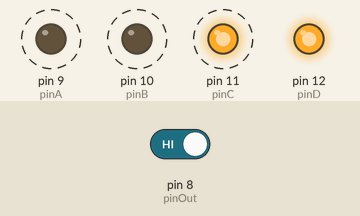
This sketch was run on a simulated Arduino Uno, built with avr-gcc and run on an emulated ATmega328P. Shown: output pins drawn as LEDs (lit = HIGH). Dashed ring = blinking. The inputs (shaded band) are chosen by the test bench; at power-on: pin 8 (pinOut) HIGH.

Above: at 1.25 s.
1.3 s: pin 8 (pinOut) driven LOW
At 1.55 s:
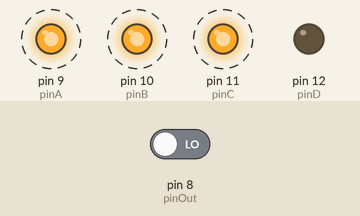
4.3 s: pin 8 (pinOut) driven HIGH
At 4.45 s:
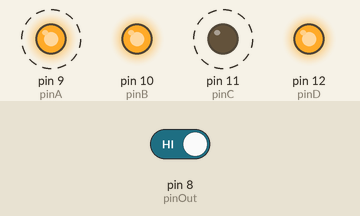
Timing chart, 0 to 13.3 s (numbered marks = the images above; inputs shaded):
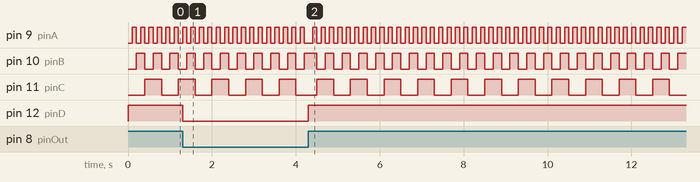

The sketch:

RippleCounter.ino
```cpp
int pinOut =8;
int pinD = 12;
int pinA = 9;
int pinB = 10;
int pinC = 11;
int count = 1;


void setup() {
  // put your setup code here, to run once:

  pinMode(pinOut, INPUT);
  pinMode(pinD, OUTPUT);
  pinMode(pinA, OUTPUT);
  pinMode(pinB, OUTPUT);
  pinMode(pinC, OUTPUT);


}

void loop() {
while(count <17){

  if(digitalRead(pinOut)== LOW ){
    if(count==1){
    digitalWrite(pinD,LOW);
    digitalWrite(pinA,LOW);
     digitalWrite(pinB,LOW);
      digitalWrite(pinC,LOW);
      delay(100);
    }
      if(count==3){
    digitalWrite(pinD,LOW);
    digitalWrite(pinA,HIGH);
     digitalWrite(pinB,LOW);
      digitalWrite(pinC,LOW);
      delay(100);
    }
     if(count==5){
    digitalWrite(pinD,LOW);
    digitalWrite(pinA,LOW);
     digitalWrite(pinB,HIGH);
      digitalWrite(pinC,LOW);
      delay(100);
    }
     if(count==7){
    digitalWrite(pinD,LOW);
    digitalWrite(pinA,HIGH);
     digitalWrite(pinB,HIGH);
      digitalWrite(pinC,LOW);
      delay(100);
    }
     if(count==9){
    digitalWrite(pinD,LOW);
    digitalWrite(pinA,LOW);
     digitalWrite(pinB,LOW);
      digitalWrite(pinC,HIGH);
      delay(100);
    }
     if(count==11){
    digitalWrite(pinD,LOW);
    digitalWrite(pinA,HIGH);
     digitalWrite(pinB,LOW);
      digitalWrite(pinC,HIGH);
      delay(100);
    }
     if(count==13){
    digitalWrite(pinD,LOW);
    digitalWrite(pinA,LOW);
     digitalWrite(pinB,HIGH);
      digitalWrite(pinC,HIGH);
      delay(100);
    }
     if(count==15){
    digitalWrite(pinD,LOW);
    digitalWrite(pinA,HIGH);
     digitalWrite(pinB,HIGH);
      digitalWrite(pinC,HIGH);
      delay(100);
    }
  }
   if(digitalRead(pinOut)== HIGH ){
    if(count==2){
    digitalWrite(pinD,HIGH);
    digitalWrite(pinA,LOW);
     digitalWrite(pinB,LOW);
      digitalWrite(pinC,LOW);
      delay(100);
    }
      if(count==4){
    digitalWrite(pinD,HIGH);
    digitalWrite(pinA,HIGH);
     digitalWrite(pinB,LOW);
      digitalWrite(pinC,LOW);
      delay(100);
    }
      if(count==6){
    digitalWrite(pinD,HIGH);
    digitalWrite(pinA,LOW);
     digitalWrite(pinB,HIGH);
      digitalWrite(pinC,LOW);
      delay(100);
    }
      if(count==8){
    digitalWrite(pinD,HIGH);
    digitalWrite(pinA,HIGH);
     digitalWrite(pinB,HIGH);
      digitalWrite(pinC,LOW);
      delay(100);
    }
      if(count==10){
    digitalWrite(pinD,HIGH);
    digitalWrite(pinA,LOW);
     digitalWrite(pinB,LOW);
      digitalWrite(pinC,HIGH);
      delay(100);
    }
      if(count==12){
    digitalWrite(pinD,HIGH);
    digitalWrite(pinA,HIGH);
     digitalWrite(pinB,LOW);
      digitalWrite(pinC,HIGH);
      delay(100);
    }
      if(count==14){
    digitalWrite(pinD,HIGH);
    digitalWrite(pinA,LOW);
     digitalWrite(pinB,HIGH);
      digitalWrite(pinC,HIGH);
      delay(100);
    }
      if(count==16){
    digitalWrite(pinD,HIGH);
    digitalWrite(pinA,HIGH);
     digitalWrite(pinB,HIGH);
      digitalWrite(pinC,HIGH);
      delay(100);
    }
  }
//   if(digitalRead(pinOut)!= HIGH && count==1){
   count++;
 // }

    if(count==17){
       count=1;
  }
}


}
```

Measured:
- after the input at 1.3 s, pin 12 (pinD): HIGH → LOW at once
- after the input at 4.3 s, pin 12 (pinD): LOW → HIGH at once
- by itself, pin 9 (pinA): alternates HIGH for 0.10 s and LOW for 0.10 s
- by itself, pin 10 (pinB): alternates HIGH for 0.20 s and LOW for 0.20 s
- by itself, pin 11 (pinC): alternates HIGH for 0.40 s and LOW for 0.40 s
